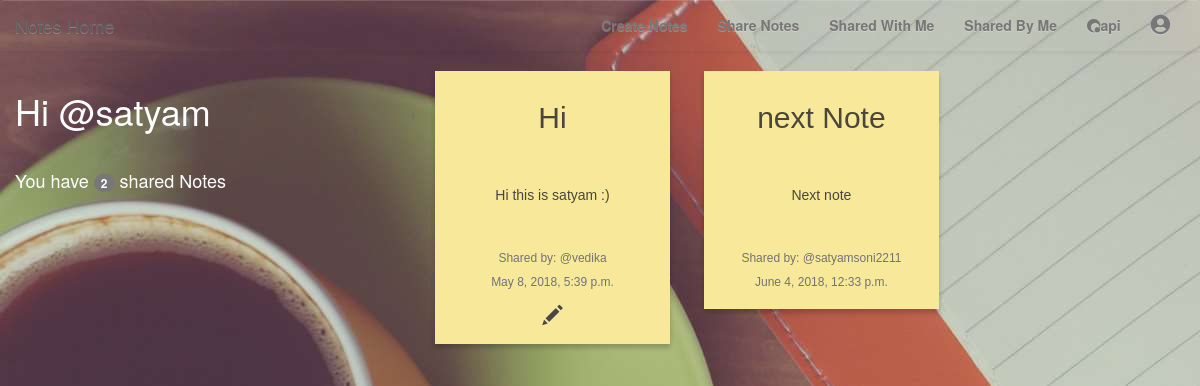
Before: /notes/shared_with_me/ (signed in) with the older database file.
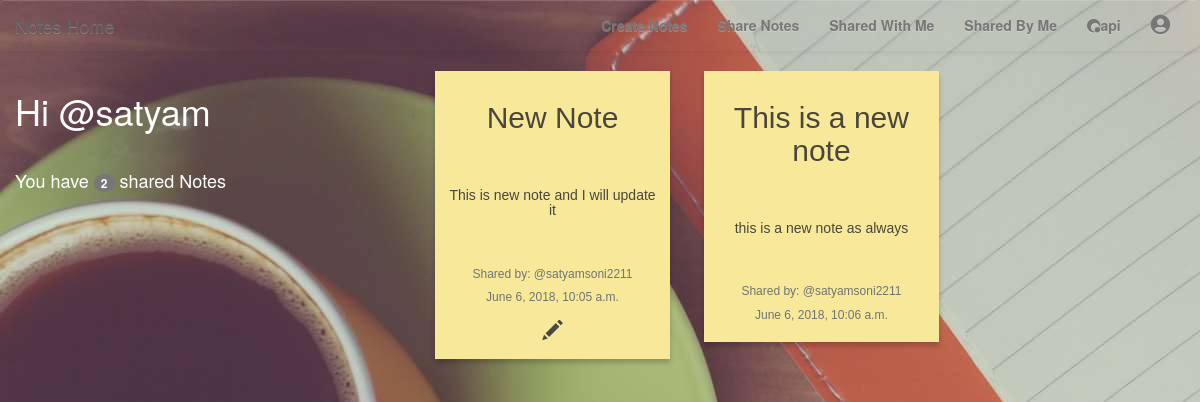
After: the same page with the newer database file.
### notes/models.py (models this page shows, shortened)
class SharedNotes(models.Model):
    note = models.ForeignKey(Notes,related_name='shared_note', on_delete=models.CASCADE)
    user = models.ForeignKey(User,related_name='shared_user', on_delete=models.CASCADE)
    shared_by = models.CharField(max_length=30,null=True)
    shared_on = models.DateTimeField(auto_now=True)
    can_edit = models.BooleanField(default=False)
    class Meta:
        unique_together = ('note','user')

class Notes(models.Model):
    title = models.CharField(max_length=30)
    created = models.DateTimeField(auto_now=True)
    text = models.CharField(max_length=2000)
    user = models.ForeignKey(User,related_name='notes', on_delete=models.CASCADE)
    class Meta:
        ordering = ['-created']

### notes/views.py (the view)
class SharedWithMe(LoginRequiredMixin,generic.ListView):
    model = SharedNotes
    def get_queryset(self):
        User = get_user_model()
        try:
            self.shared_notes = SharedNotes.objects.filter(user__username__iexact=self.request.user.username)
        except User.DoesNotExist:
            raise Http404
        else:
            return self.shared_notes
    def get_context_data(self, **kwargs):
        context = super().get_context_data(**kwargs)
        context['shared_notes'] = self.shared_notes
        return context

### notes/templates/notes/sharednotes_list.html
{% extends "base.html" %}
{% block content %}
	<div class="row">
		<div class="col-md-4">
			<h1 id='wh'>Hi @{{user.username}}</h1>
			<br>
			<h4 id='wh'>You have <span class="badge">{{shared_notes.all.count}}</span> shared Notes</h4>
		</div>
		<div class="col-md-8">
			{% for sharednote in object_list %}
				{% if sharednote.user.username == user.username  %}
					<div class="note-wrap note-white">
						<h2>{{sharednote.note.title}}</h2>
						<br>
						<h5>{{sharednote.note.text|safe}}</h5>
						<br>
						<h5 class="help-block" id='usertag'>Shared by: @{{sharednote.shared_by}}</h5>
						<h5 class="help-block" id='usertag'>{{sharednote.shared_on}}</h5>
						{% if sharednote.can_edit is True %}
							<a href="{% url 'notes:update' pk=sharednote.note.pk %}">
								<span class="glyphicon glyphicon-pencil"></span>
							</a>
						{% endif %}
					</div>
				{% endif %}
			{% endfor %}
		</div>
	</div>
{% endblock %}

Changed rows visible on the page:
removed SharedNotes: note "Hi", note.text "Hi this is satyam :)", shared_by "vedika", shared_on "May 8, 2018, 5:39 p.m.", can_edit True (drawn)
removed SharedNotes: note "next Note", note.text "Next note", shared_by "satyamsoni2211", shared_on "June 4, 2018, 12:33 p.m."
added SharedNotes: note "New Note", note.text "This is new note and I will update it", shared_by "satyamsoni2211", shared_on "June 6, 2018, 10:05 a.m.", can_edit True (drawn)
added SharedNotes: note "This is a new note", note.text "this is a new note as always", shared_by "satyamsoni2211", shared_on "June 6, 2018, 10:06 a.m."
